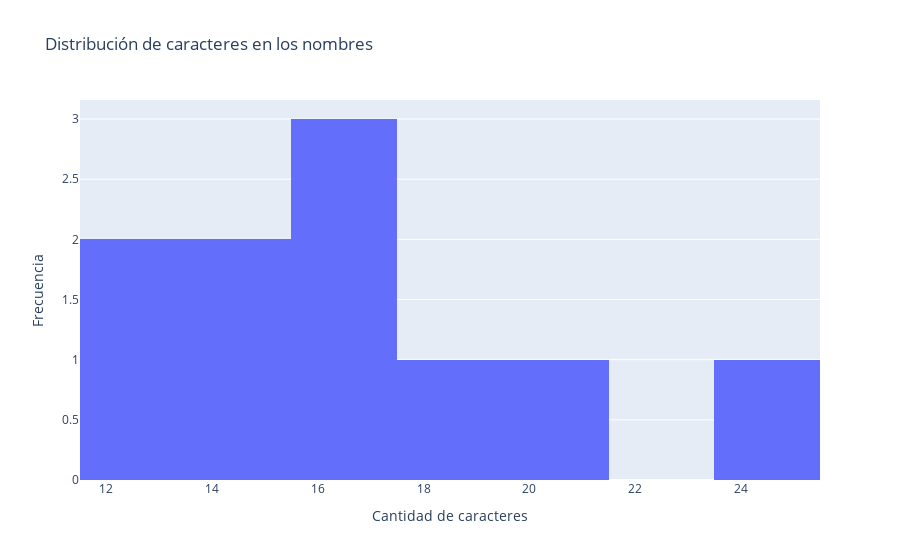

The notebook cell saved with this chart:
### Markdown cell above
### 6.1 Histograma interactivo de `name_length`

### Code cell
fig = px.histogram(df, x='name_length', nbins=10, title='Distribución de caracteres en los nombres')
fig.update_layout(xaxis_title='Cantidad de caracteres', yaxis_title='Frecuencia')
fig.show()

### Figure 1 — Plotly figure (JSON) as saved in the notebook; plotly's stock layout.template omitted (floating-point values rounded to 4 significant figures)
{"data": [{"alignmentgroup": "True", "bingroup": "x", "hovertemplate": "name_length=%{x}<br>count=%{y}<extra></extra>", "legendgroup": "", "marker": {"color": "#636efa", "pattern": {"shape": ""}}, "name": "", "nbinsx": 10, "offsetgroup": "", "orientation": "v", "showlegend": false, "type": "histogram", "x": [13, 12, 16, 16, 16, 20, 15, 24, 15, 18], "xaxis": "x", "yaxis": "y"}], "layout": {"barmode": "relative", "legend": {"tracegroupgap": 0}, "title": {"text": "Distribución de caracteres en los nombres"}, "xaxis": {"anchor": "y", "domain": [0, 1], "title": {"text": "Cantidad de caracteres"}}, "yaxis": {"anchor": "x", "domain": [0, 1], "title": {"text": "Frecuencia"}}}}
